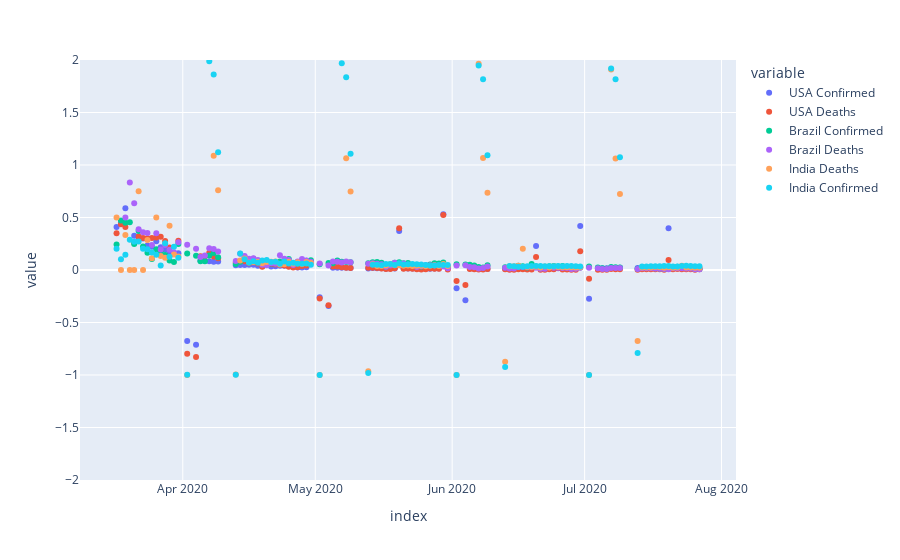

This figure's notebook cell:
### Code cell
scatter_global_daily_corona_clean = px.scatter((global_daily_corona_clean), range_y=(-2, 2))
scatter_global_daily_corona_clean
